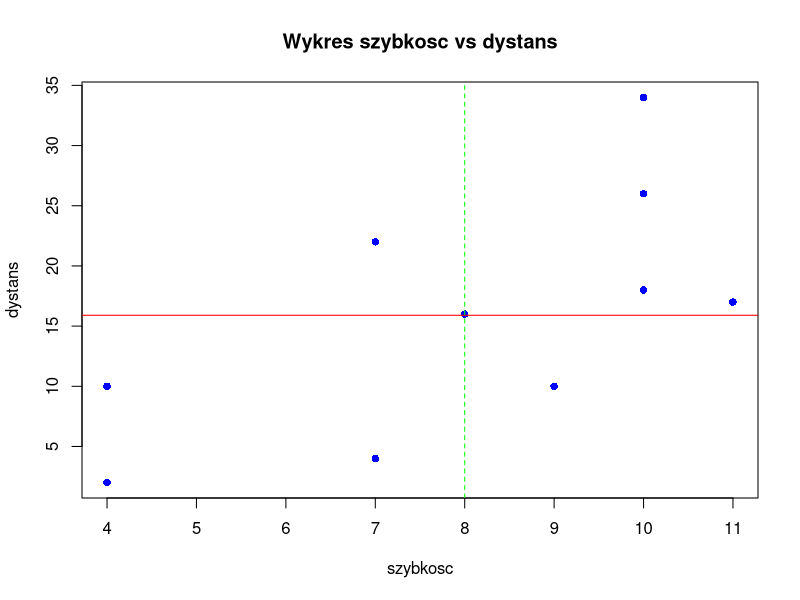
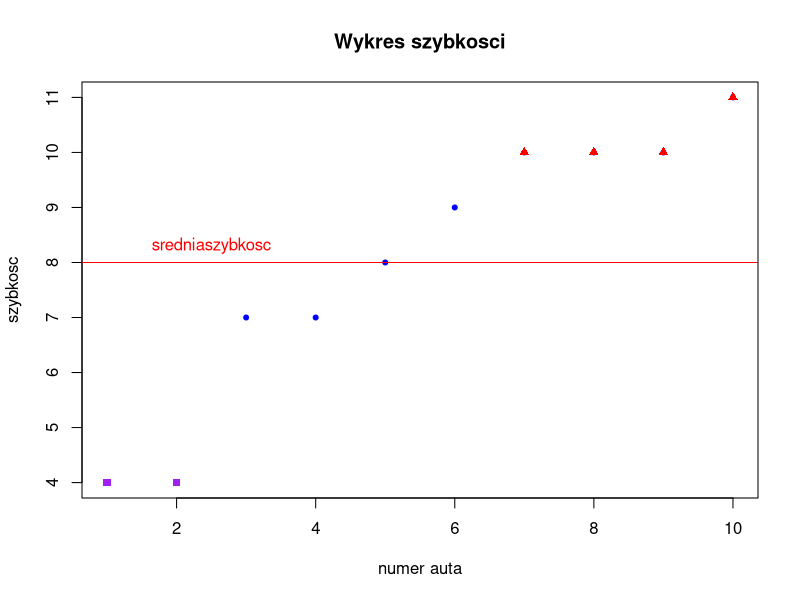
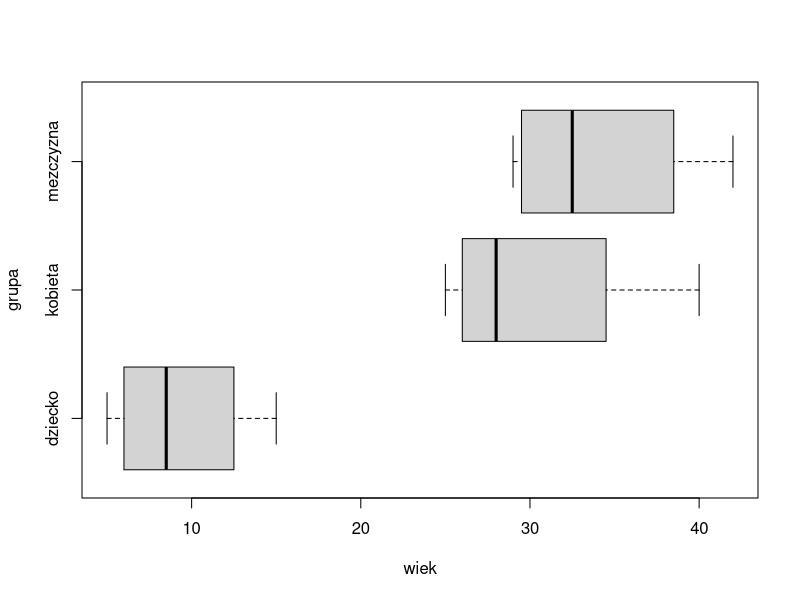
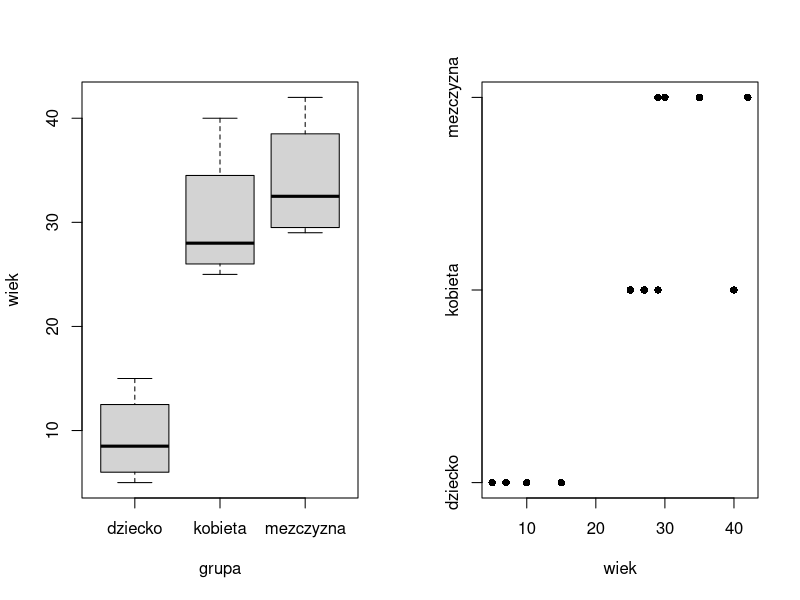
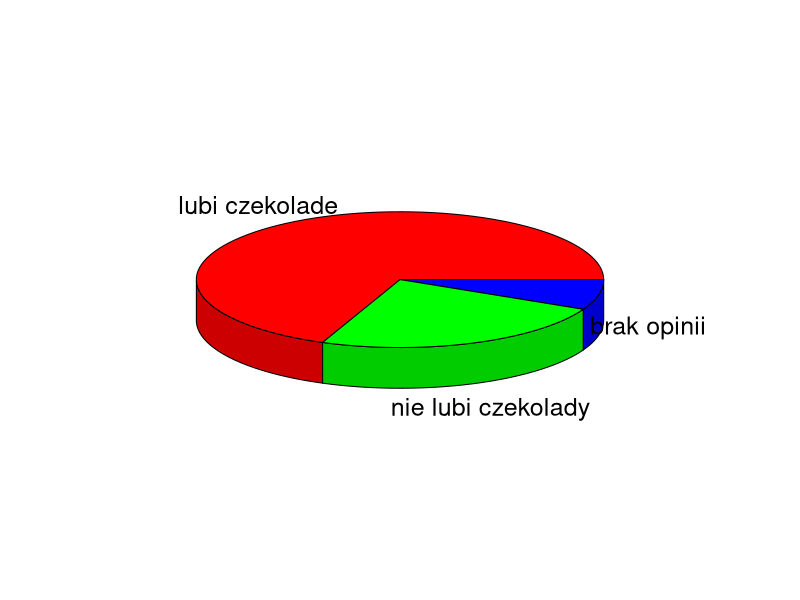
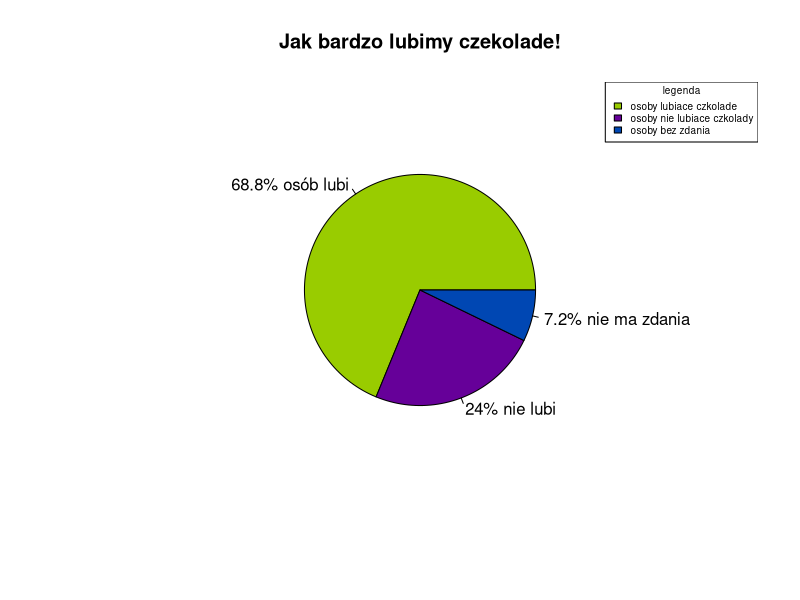

The R source for these figures, in order:
wybraneAuta <- head(cars, 10)

# Zad. 4
plot(x = wybraneAuta$speed, y = wybraneAuta$dist,
  xlab = "szybkosc",
  ylab = "dystans",
  main = "Wykres szybkosc vs dystans",
  col = "blue",
  pch = 16
)

abline(h = mean(wybraneAuta$dist), col = "red")
abline(v = mean(wybraneAuta$speed), col = "green", lty = "dashed")


# Zad. 5
najszybsze <- wybraneAuta$speed[wybraneAuta$speed > 9]
idNajszybsze <- which(wybraneAuta$speed > 9)
plot(wybraneAuta$speed,
  xlab = "numer auta",
  ylab = "szybkosc",
  main = "Wykres szybkosci",
  col = "blue",
  pch = 20
)

points(idNajszybsze, najszybsze, col = "red", pch = 17)
abline(h = mean(wybraneAuta$speed), col = "red")
text(2.5, 8.3, "sredniaszybkosc", col = "red")

najwolniejsze <- wybraneAuta$speed[wybraneAuta$speed < 7]
idNajwolniejsze <- which(wybraneAuta$speed < 7)
points(idNajwolniejsze, najwolniejsze, col = "purple", pch = 15)


# Zad. 6
wiekPrzypadkowychLudzi2 <- data.frame(
  grupa = c("kobieta", "mezczyzna", "dziecko"),
  wiek = c(27, 30, 5, 25, 35, 10, 29, 29, 7, 40, 42, 15)
)

attach(wiekPrzypadkowychLudzi2)
boxplot(wiek ~ grupa, data = wiekPrzypadkowychLudzi2, horizontal = TRUE)


# Zad. 7
par(mfrow=c(1, 2))
boxplot(wiek ~ grupa, data = wiekPrzypadkowychLudzi2)
stripchart(wiek ~ grupa, data = wiekPrzypadkowychLudzi2, pch = 16)
par(mfrow=c(1, 1))


# Zad. 8
library(plotrix)

pewneStatystyki <- data.frame(
  grupa = c("lubi czekolade", "nie lubi czekolady", "brak opinii"),
  licznosc = c(86,30,9)
)

pie3D(pewneStatystyki$licznosc, labels = pewneStatystyki$grupa)


# Zad. 9
procenty <- pewneStatystyki$licznosc / sum(pewneStatystyki$licznosc) * 100

pie(pewneStatystyki$licznosc, 
  radius = 0.6,
  main = "Jak bardzo lubimy czekolade!",
  labels = paste(procenty, "% ", c("osób lubi", "nie lubi", "nie ma zdania"), sep=""), 
  col = c("#99cc00", "#660099", "#0047b3")
)
legend("topright", 
  cex = 0.6,
  c("osoby lubiace czkolade", "osoby nie lubiace czkolady", "osoby bez zdania"), 
  fill = c("#99cc00", "#660099", "#0047b3"),
  title = "legenda"
)
